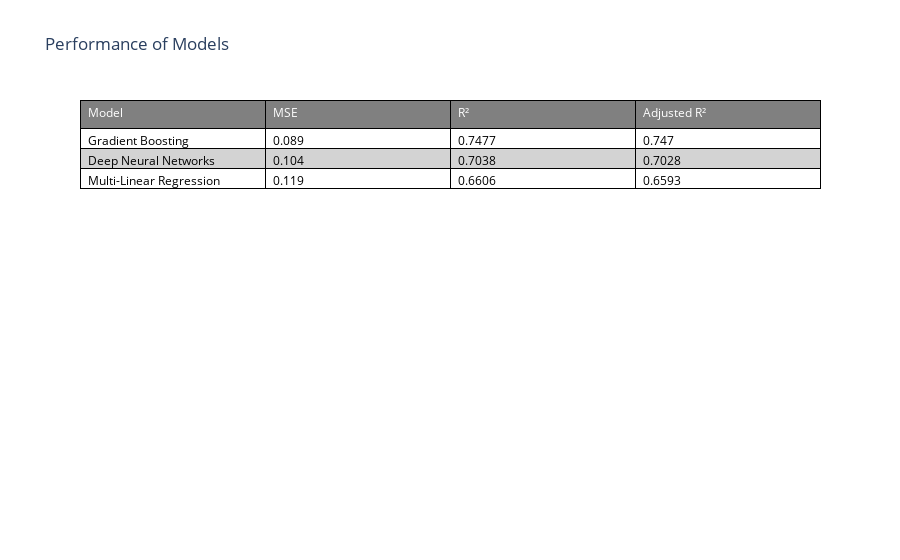

Source (notebook cell):
### Code cell
# I used the example code from the offical website for pandas DataFrames as a template
# I also referenced the code under Alternating Row Colors (same source)
# Source: https://plotly.com/python/table/

import plotly.graph_objects as go


# fig1 is the table comparing the MSE and R^2 scores (both adjusted and not adjusted) for all the models
headerColor = 'grey'
rowEvenColor = 'lightgrey'
rowOddColor = 'white'


fig1 = go.Figure(data=[go.Table(
    header=dict(values= eval_metrics_df.columns,
                fill_color='grey',
                align='left',
                font=dict(color='white'),
                line_color='black'),
    cells=dict(values= [eval_metrics_df[col] for col in eval_metrics_df.columns],
               fill_color = [[rowOddColor,rowEvenColor,rowOddColor, rowEvenColor,rowOddColor]*4],
               align='left',
               font=dict(color='black'),
               line_color='black',))
])
fig1.update_layout(title = "Performance of Models")

fig1.show()

### Figure 1 — Plotly figure (JSON) as saved in the notebook; plotly's stock layout.template omitted (floating-point values rounded to 4 significant figures)
{"data": [{"cells": {"align": "left", "fill": {"color": [["white", "lightgrey", "white", "lightgrey", "white", "white", "lightgrey", "white", "lightgrey", "white", "white", "lightgrey", "white", "lightgrey", "white", "white", "lightgrey", "white", "lightgrey", "white"]]}, "font": {"color": "black"}, "line": {"color": "black"}, "values": [["Gradient Boosting", "Deep Neural Networks", "Multi-Linear Regression"], [0.089, 0.104, 0.119], [0.7477, 0.7038, 0.6606], [0.747, 0.7028, 0.6593]]}, "header": {"align": "left", "fill": {"color": "grey"}, "font": {"color": "white"}, "line": {"color": "black"}, "values": ["Model", "MSE", "R²", "Adjusted R²"]}, "type": "table"}], "layout": {"title": {"text": "Performance of Models"}}}
